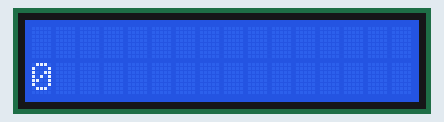
The sketch below on a simulated Arduino Uno, built with avr-gcc and run on an emulated ATmega328P. Shown: 16×2 character LCD.

Above: at 0.2 s.
At 4.2 s:
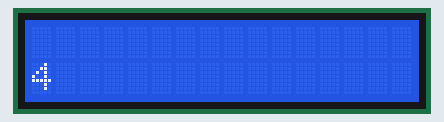
At 9.2 s:
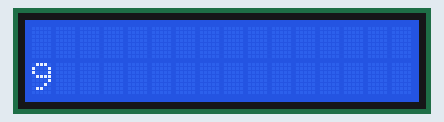
At 19.2 s:
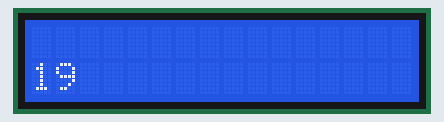
At 28.2 s:
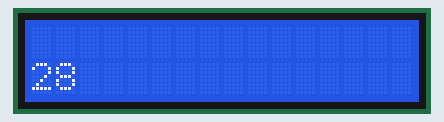
At 38.2 s:
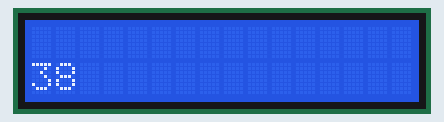

The sketch:

hello_lcd.ino
```cpp
#include <LiquidCrystal.h>
LiquidCrystal lcd(7, 8, 9, 10, 11, 12);

int x = 0;

void setup()
{
	lcd.begin(16, 2);
	lcd.setCursor(0,0);
		lcd.print("Hello World");
		lcd.init();
lcd.backlight();
}

void loop()
{
	lcd.setCursor(0,1);
	lcd.print(x++);
	delay(1000);


}
```

Measured:
- what the display in image 1 shows lasts 1.0 s, from 4.1 s to 5.1 s
